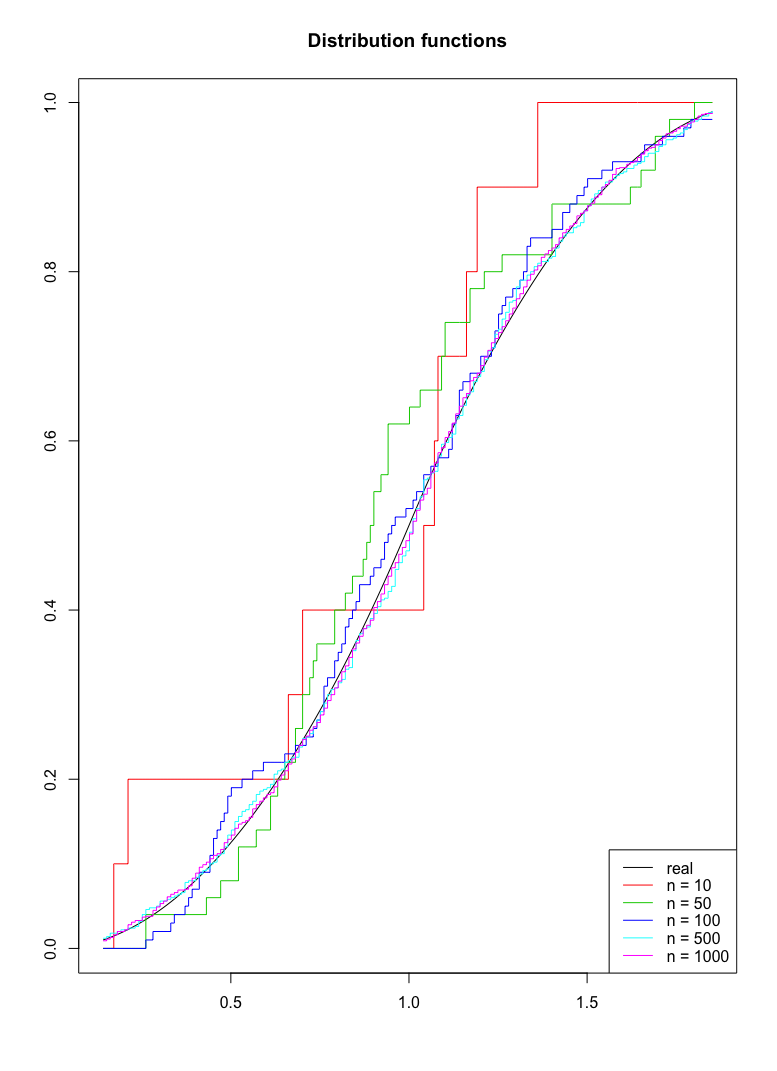

This chart was generated by the following R code:
library(triangle)

#Statistical parameters
alpha = 0.05   #significance level
t0 = 0         #start of interval
t1 = 2         #end of interval
min = 0        #parameters
max = 2        # of distribution
qfunc = function(p) qtriangle(p, min, max)                   #quantile function
pfunc = function(t) ptriangle(t, min, max)                   #distribution function
rfunc = function(n) rtriangle(n, min, max)                   #generates random deviates

Femp = function(x, sample) mean(sample < x)                  #simple empirical function = use if you need it one time

Femp_generator = function(x) {                               #generator of Empirical distribution function
  n = length(x)
  x = c(-Inf, sort(x))
  f = (0 : n) / n
  function(t){f[findInterval(t, x)]}
}
Fconf = function(x, sample, alpha, func){                    #calculation of Confidence interval
  lambda = qnorm(1 - alpha/2)
  Fnx = func(x, sample)
  stand = sqrt(Fnx * (1 - Fnx) / length(sample)) * lambda
  c(-stand + Fnx, stand + Fnx)
}
#Assignment of variables
color = 1
tt = seq(qfunc(0.01), qfunc(0.99), 0.01)                     #interval
x_value =c(qfunc(1/3), qfunc(1), qfunc(2/3))                 #x of quantile level = 1/3, 1, 2/3
A_freq = matrix(ncol = length(x_value), nrow = 0)            #matrix of frequency

matplot(tt, sapply(tt, pfunc), col = color, type = "l",      #ploting the real distribution function
        main = "Distribution functions", xlab = "", ylab = "")    #title
legend("bottomright",col=1:6, legend=c("real",paste("n =", strtoi(c(10, 50, 100, 500, 1000)))), lty = c(1, 1, 1, 1, 1))

for (n in c(10, 50, 100, 500, 1000))
{
  color = color + 1
  X = rfunc(n)                                               #generate sample of n elems
  lines(tt, Femp_generator(X)(tt), col = color, type = "s")  #draw empirical estimation of distribution function
  amount = c(0, 0, 0)
  for (m in 1:1000) {
    X_m = rfunc(n)
    for (k in 1:3) {
      interval = Fconf(x_value[k], X_m, alpha, Femp)
      f_x = pfunc(x_value[k])
      amount[k] = amount[k] + ((interval[1] <= f_x) & (f_x <= interval[2]))
    }
  }
  A_freq = rbind(A_freq, amount / 1000)
}

colnames(A_freq) = c("1/3", "1", "2/3")
rownames(A_freq) = c(5, 10, 100, 500, 1000)
print(A_freq)
